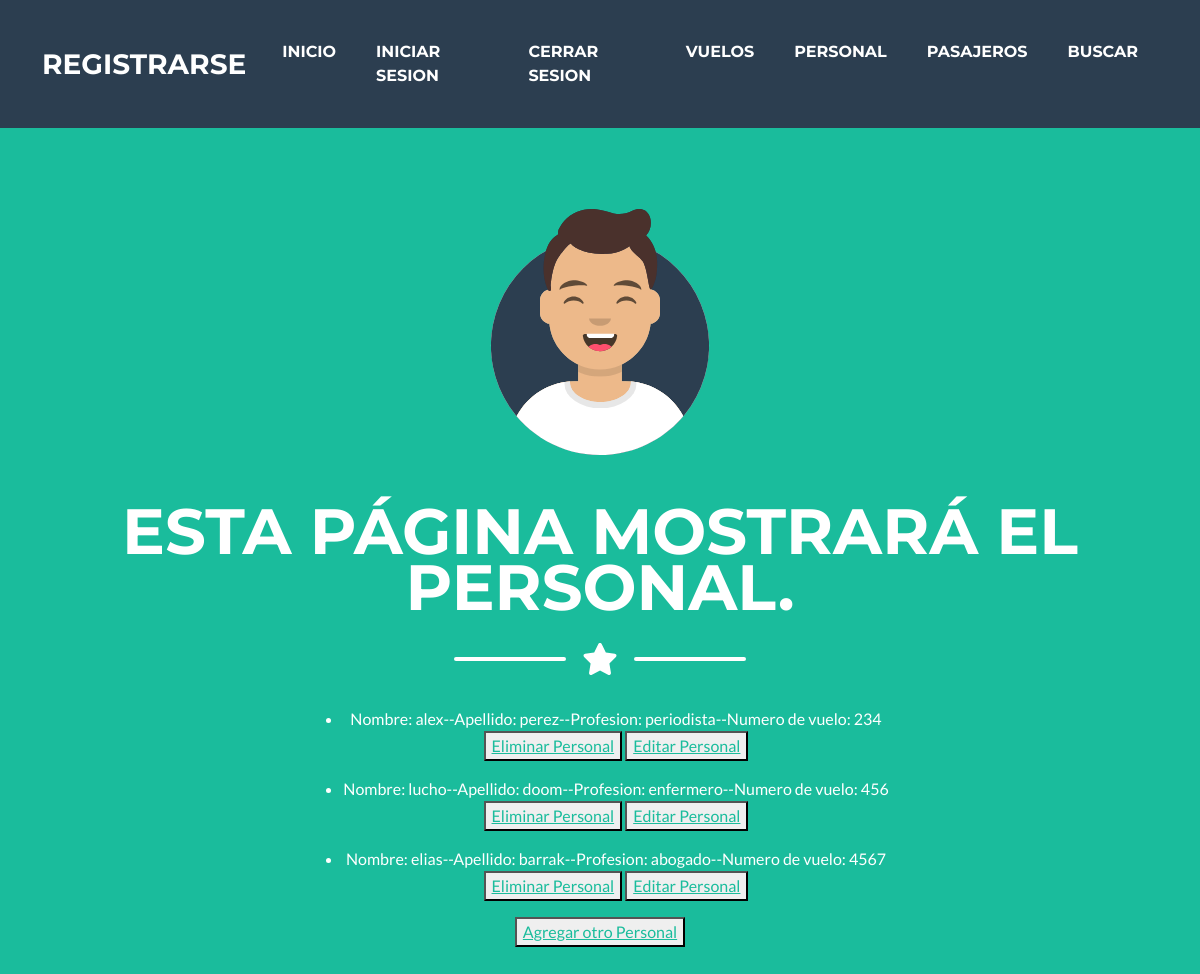
The page /app1/leerPersonal/ (signed in) on the database its author committed.
### app1/models.py (models this page shows, shortened)
class Personal(models.Model):
    nombre = models.CharField(max_length=50)
    apellido = models.CharField(max_length=50)
    profesion = models.CharField(max_length=50)
    id_vuelo = models.IntegerField()

### app1/views.py (the view)
# urls.py: path('leerPersonal/',leerPersonal, name="Leer Personal"),
@login_required
def leerPersonal(request):
    persona = Personal.objects.all()
    contexto = {"persona":persona}
    return render(request,"app1/personal.html",contexto)

### app1/templates/app1/personal.html
{% extends "app1/padre.html" %}
{% load static %}
{% block titulo %}
Esta página mostrará el personal.
{% endblock %}
{% block descripcion %}
<div>
    {% for pe in persona %}
    <ul>
        <li>
            Nombre: {{pe.nombre}}--Apellido: {{pe.apellido}}--Profesion: {{pe.profesion}}--Numero de vuelo: {{pe.id_vuelo}}
        </li>
        <button>
            <a href="{% url 'EliminaPersonal' pe.profesion %}"> Eliminar Personal</a>
        </button>
        <button>
            <a href="{% url 'EditarPersonal' pe.profesion %}"> Editar Personal</a>
        </button>
    </ul>
    {% endfor %}
</div>
<button>
    <a href="{% url 'Crear Personal' %}"> Agregar otro Personal</a>
</button>
{% endblock %}

### rows shown on the page
Personal: nombre "alex", apellido "perez", profesion "periodista", id_vuelo "234"
Personal: nombre "lucho", apellido "doom", profesion "enfermero", id_vuelo "456"
Personal: nombre "elias", apellido "barrak", profesion "abogado", id_vuelo "4567"
